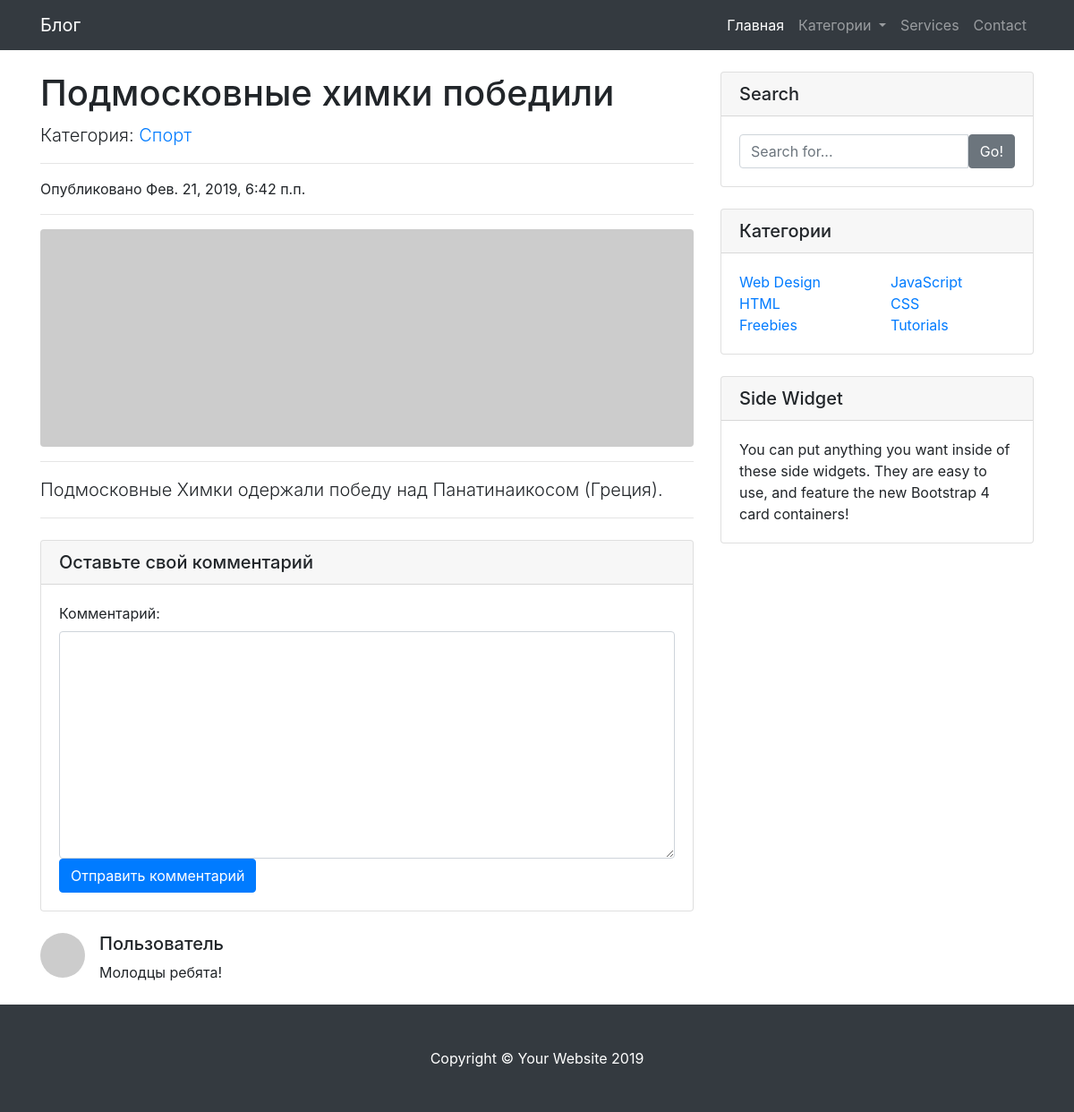
The page /podmoskovnyje-himki/ on the database its author committed.
### news/models.py (models this page shows, shortened)
class Post(models.Model):
    category = models.ForeignKey(
        Category,
        verbose_name="Категория",
        on_delete=models.SET_NULL,
        null=True
    ) #при удалении категории поле "категория" в статье будет задана как "null"
    tags = models.ManyToManyField(Tag, verbose_name="Теги")
    title = models.CharField("Название статьи", max_length=250)
    slug = models.SlugField("url", max_length=250)
    text = models.TextField("Текст статьи")
    created = models.DateTimeField("Дата создания", auto_now_add=True)
    pub_date = models.DateTimeField("Дата публикации", auto_now_add=True)
    def get_comments(self):
        return Comment.objects.filter(post__slug=self.slug)
    class Meta:
        verbose_name = "Статья"
        verbose_name_plural = "Статьи"
        ordering = ["-pub_date"]

class Category(models.Model):
    name = models.CharField("Название категория", max_length=150)
    slug = models.SlugField("url", unique=True)
    def __str__(self):
        return self.name
    class Meta:
        verbose_name = "Категория"
        verbose_name_plural = "Категории"
        ordering = ["name"]

class Comment(models.Model):
    post = models.ForeignKey(
        Post,
        verbose_name="Статья",
        on_delete=models.CASCADE
    ) #при удалении статьи комментарии будут удаляться
    text = models.TextField("Комментарий")
    moderation = models.BooleanField("Разрешено к публикации", default=False)
    created = models.DateTimeField("Дата написания", auto_now_add=True)
    class Meta:
        verbose_name = "Комментарий"
        verbose_name_plural = "Комментарии"
        ordering = ["-created"]

### news/views.py (the view)
# urls.py: path('<slug:slug>/', PostDetail.as_view(), name='post_detail_url'),
class PostDetail(View):
    def get(self, request, slug):
        post = get_object_or_404(Post, slug=slug)
        form = CommentForm()
        return render(request, "news/post-detail.html", {"post": post, "form": form})

### news/forms.py
class CommentForm(forms.ModelForm):
    class Meta:
        model = Comment
        fields = ("text",)
        widgets = {
            'text': forms.Textarea(attrs={"cols":80, "class": "form-control"})
        }

### news/templatetags/category_tag.py (called while the page is built)
@register.inclusion_tag("tags/category-list.html")
def category_list():
    return {"categories": Category.objects.all()}

### templates/news/post-detail.html (shortened to what this page needs)
{% extends "base.html" %}
{% load category_tag %}
{% block content %}
    <div class="col-lg-8">
        <h1 class="mt-4">{{ post.title }}</h1>
        <p class="lead">
            Категория:
            <a href="{% url "post_by_category_url" slug=post.category.slug %}">{{ post.category }}</a>
        </p>
        <hr>
        <p>Опубликовано {{ post.pub_date }}</p>
        <hr>
        <img class="img-fluid rounded" src="http://placehold.it/900x300" alt="">
        <hr>
        <p class="lead">{{ post.text }}</p>
        <hr>
        <div class="card my-4">
            <h5 class="card-header">Оставьте свой комментарий</h5>
            <div class="card-body">
                <form action="{% url 'add_comment_url' pk=post.id %}" method="post">
                    {{ form }}
                    <button type="submit" class="btn btn-primary">Отправить комментарий</button>
                </form>
            </div>
        </div>
        {% for comment in post.get_comments %}
            <div class="media mb-4">
                <img class="d-flex mr-3 rounded-circle" src="http://placehold.it/50x50" alt="">
                <div class="media-body">
                    <h5 class="mt-0">Пользователь</h5>
                    {{ comment.text }}
                </div>
            </div>
        {% endfor %}
    </div>
{% endblock %}

### static/css/blog-home.css (style rules this page uses)
body { padding-top: 56px; }

### static/css/blog-post.css (style rules this page uses)
body { padding-top: 56px; }

### rows shown on the page
Post: title "Подмосковные химки победили", category "Спорт", pub_date "Фев. 21, 2019, 6:42 п.п.", text "Подмосковные Химки одержали победу над Панатинаикосом (Греция)."
Comment: text "Молодцы ребята!"
